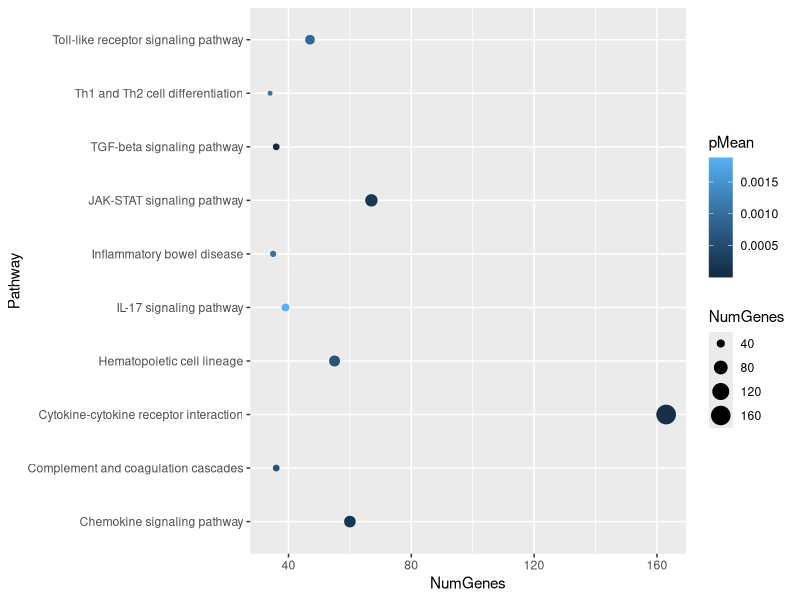
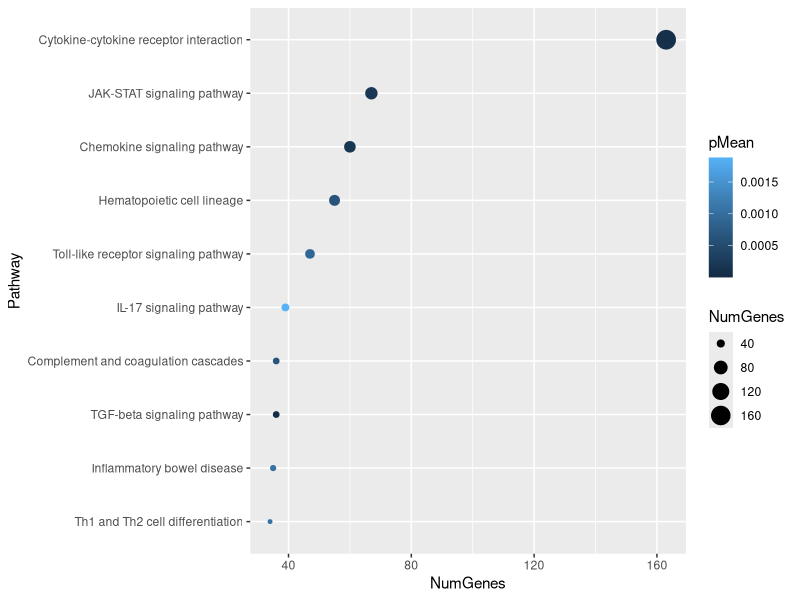
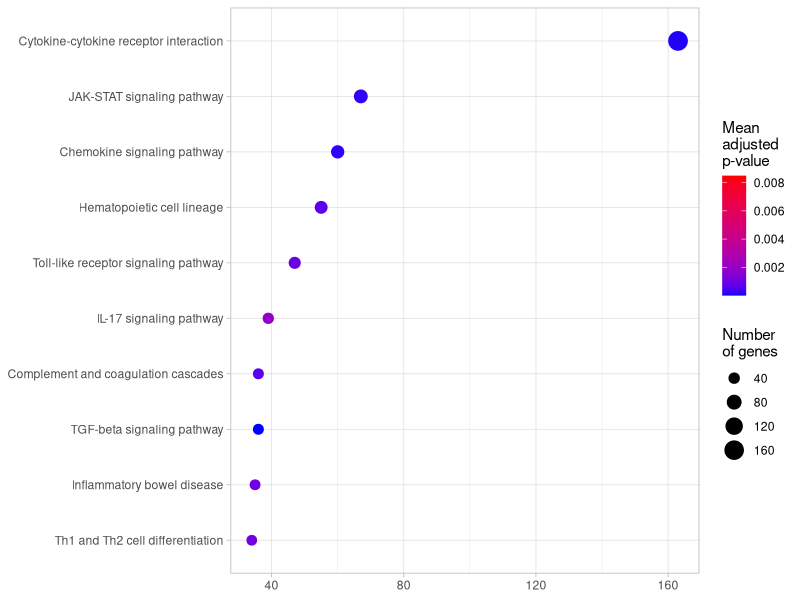
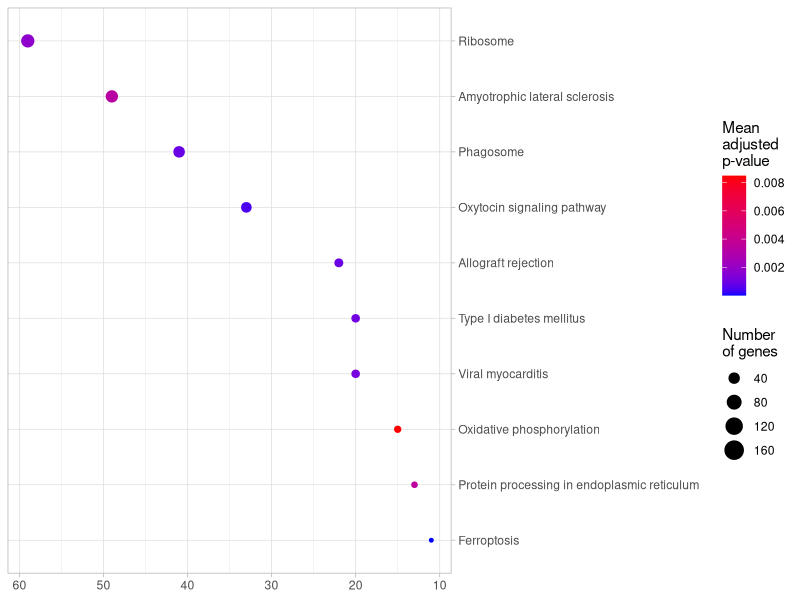
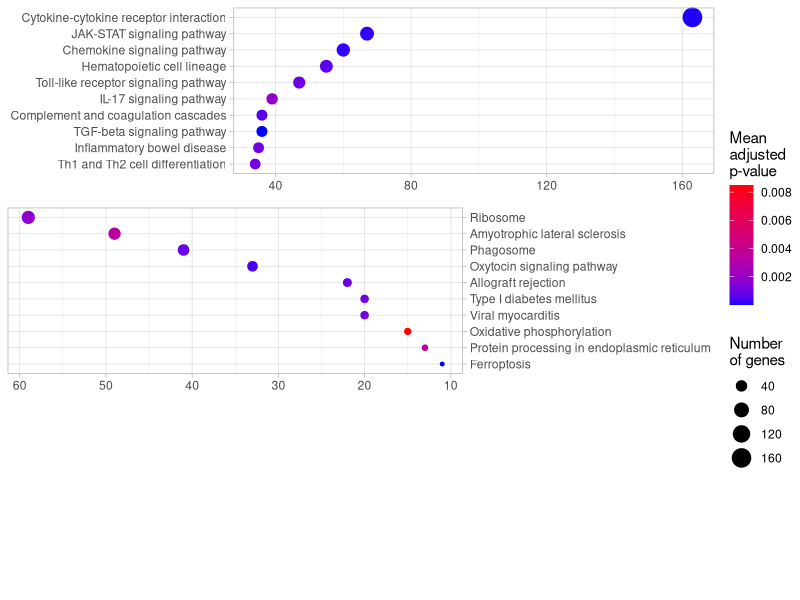
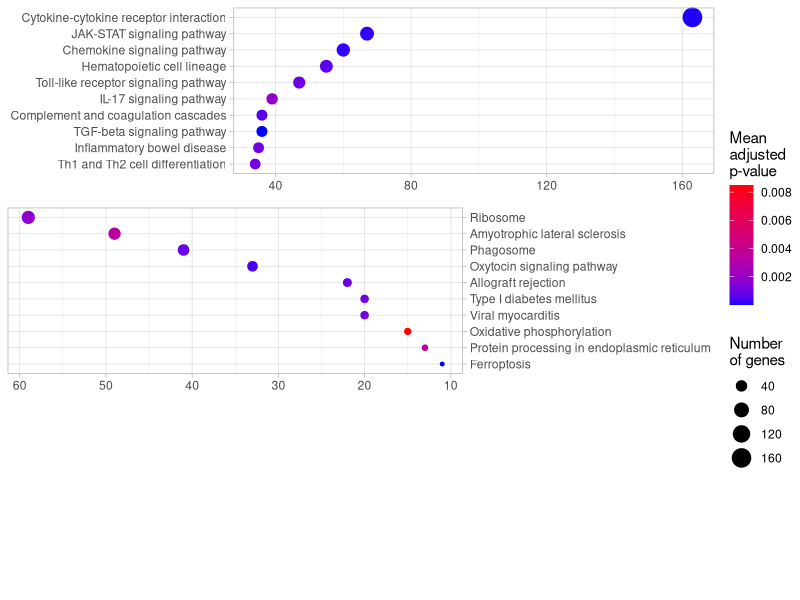

Generate these figures, in order, with R:
####################
### dot plot ###
####################

# load required packages
library(ggplot2)
library(ggpubr)

# set working directory
setwd("~/Project2")


####################
### data prep ###
####################

# load data from previous script
dge_results <- read.csv("R/DGE_results.csv")
pathways <- read.csv("R/DGE_pathways.csv")

# pathways shown in plot
up_paths <- c("Cytokine-cytokine receptor interaction", "JAK-STAT signaling pathway",
              "Complement and coagulation cascades", "Hematopoietic cell lineage",
              "Chemokine signaling pathway", "Inflammatory bowel disease",
              "Toll-like receptor signaling pathway", "IL-17 signaling pathway",
              "TGF-beta signaling pathway", "Th1 and Th2 cell differentiation")

down_paths <- c("Ribosome", "Oxidative phosphorylation", "Viral myocarditis",
                "Protein processing in endoplasmic reticulum", "Oxytocin signaling pathway",
                "Type I diabetes mellitus", "Phagosome", "Amyotrophic lateral sclerosis",
                "Ferroptosis", "Allograft rejection")

# subset by those pathways
pathways <- subset(pathways, Pathway %in% c(up_paths, down_paths))

# combine with DGE results
pathways <- merge(pathways, dge_results, by = "Gene")


####################
### average p values ###
####################

# create empty columns for number of genes per pathway ...
pathways$NumGenes <- NA

# ... and the mean adjusted p value per pathway
pathways$pMean <- NA

for (path in c(up_paths, down_paths)) {                  # loop through pathway names
  df <- subset(pathways, Pathway == path)                # subset pathway data by pathway name
  n <- length(df$Gene)                                   # get number of genes in that pathway
  p <- mean(df$padj)                                     # calculate mean adjusted p value
  pathways$NumGenes[pathways$Pathway == path] <- n       # add number of genes to column
  pathways$pMean[pathways$Pathway == path] <- p          # add mean p value to column
}

# subset to up/down regulated pathways
pathways <- unique(pathways[c("Pathway", "NumGenes", "pMean")])
up_pathways <- subset(pathways, Pathway %in% up_paths)
down_pathways <- subset(pathways, Pathway %in% down_paths)


####################
### up-regulated pathways plot ###
####################

# base plot for up-regulated pathways
ggplot(up_pathways,
       aes(x = NumGenes,             # x-axis: number of genes
           y = Pathway,              # y-axis: pathway name
           color = pMean,            # color mapped to mean adjusted p-value
           size = NumGenes)) +       # size mapped to number of genes
  geom_point()


####################
### order axis ###
####################

# y axis is ordered by number of genes
up_order <- up_pathways$Pathway[order(up_pathways$NumGenes)]

### BASE
ggplot(up_pathways, aes(x = NumGenes, y = Pathway)) +
  
  ### PLOT
  geom_point(aes(color = pMean, size = NumGenes)) +
  scale_y_discrete(limits = up_order)  # order y axis



####################
### up-regulated pathways ###
####################

# order y-axis by number of genes (largest at top)
up_order <- up_pathways$Pathway[order(up_pathways$NumGenes)]

up.plot <-
  ggplot(up_pathways, aes(x = NumGenes, y = Pathway)) +
  geom_point(aes(color = pMean, size = NumGenes)) +
  scale_y_discrete(limits = up_order) +                        # reorder by NumGenes
  scale_color_gradient(low = "blue", high = "red",
                       limits = c(min(pathways$pMean, na.rm = TRUE),
                                  max(pathways$pMean, na.rm = TRUE))) +
  scale_size_continuous(limits = c(min(pathways$NumGenes, na.rm = TRUE),
                                   max(pathways$NumGenes, na.rm = TRUE))) +
  theme_light() +
  theme(axis.title = element_blank()) +
  labs(color = "Mean\nadjusted\np-value",
       size  = "Number\nof genes")

# show the plot
print(up.plot)



####################
### down-regulated pathways ###
####################

# order y axis by number of genes
down_order <- down_pathways$Pathway[order(down_pathways$NumGenes)]

### BASE
down.plot <-
  ggplot(down_pathways, aes(x = NumGenes, y = Pathway)) +
  
  ### PLOT
  geom_point(aes(color = pMean, size = NumGenes)) +
  scale_y_discrete(limits = down_order, position = "right") +  # ordered y-axis on the right
  scale_x_reverse() +                                          # reverse x-axis
  scale_color_gradient(low = "blue", high = "red",
                       limits = c(min(pathways$pMean, na.rm = TRUE),
                                  max(pathways$pMean, na.rm = TRUE))) +
  scale_size_continuous(limits = c(min(pathways$NumGenes, na.rm = TRUE),
                                   max(pathways$NumGenes, na.rm = TRUE))) +
  theme_light() +
  theme(axis.title = element_blank()) +
  labs(color = "Mean\nadjusted\np-value",
       size  = "Number\nof genes")

# display the plot
print(down.plot)



####################
### combine ###
####################

library(ggpubr)  # ensure loaded for ggarrange()

dot.plot <-
  ggarrange(up.plot, down.plot,
            ncol = 1,              # stack vertically
            common.legend = TRUE,  # shared legend
            legend = "right",      # legend on right
            bgcolor = "white")     # white background

# display the combined figure
print(dot.plot)

# export to PDF
ggsave("PLOTS/dot.pdf", dot.plot,
       width = 6, height = 10, units = "in")
